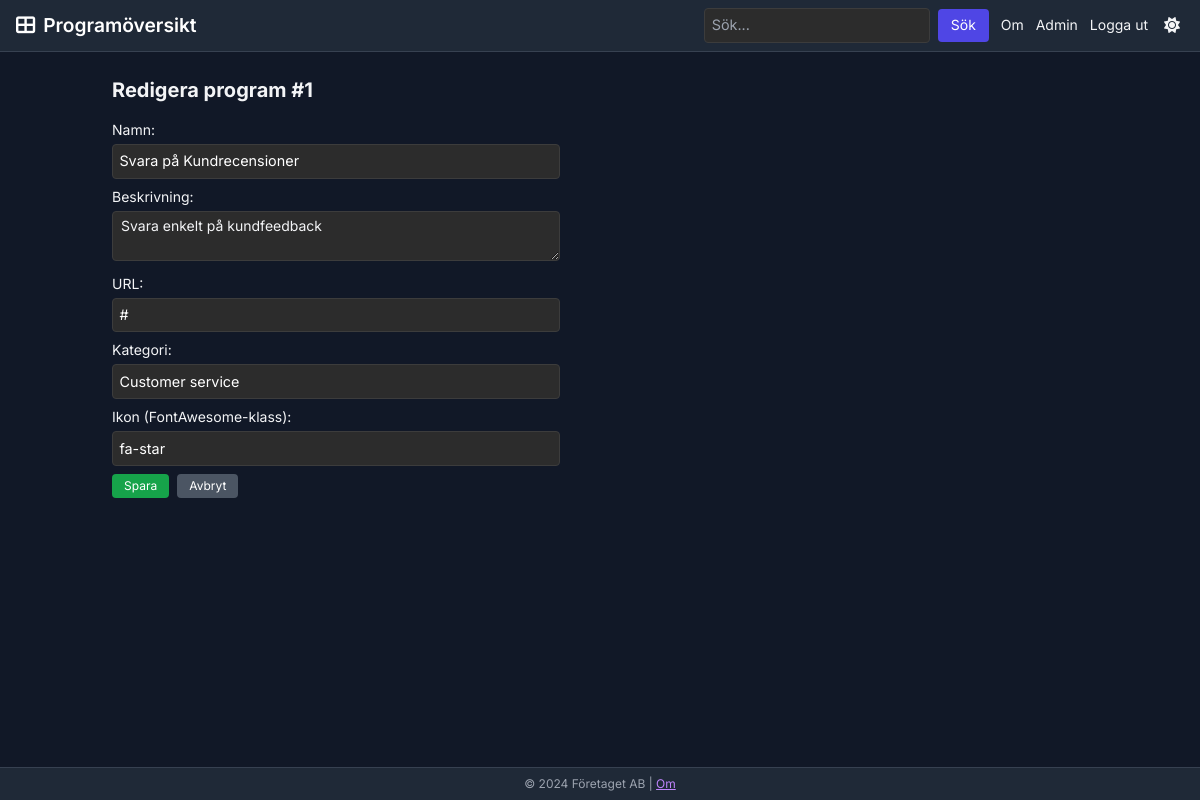
Screenshot of /admin/edit/1 (signed in) with the database file from the repository.
### tables this page shows
CREATE TABLE programs (
            id INTEGER PRIMARY KEY AUTOINCREMENT,
            name TEXT NOT NULL,
            description TEXT,
            url TEXT,
            category TEXT,
            icon TEXT
        );

### app.py (the view)
@app.route('/admin/edit/<int:program_id>', methods=['GET', 'POST'])
def admin_edit(program_id):
    conn = get_db_connection()
    if request.method == 'POST':
        name = request.form.get('name', '').strip()
        description = request.form.get('description', '').strip()
        url = request.form.get('url', '').strip()
        category = request.form.get('category', '').strip()
        icon = request.form.get('icon', '').strip()
        conn.execute('UPDATE programs SET name = ?, description = ?, url = ?, category = ?, icon = ? WHERE id = ?',
                     (name, description, url, category, icon, program_id))
        conn.commit()
        conn.close()
        return redirect(url_for('admin'))
    else:
        row = conn.execute('SELECT id, name, description, url, category, icon FROM programs WHERE id = ?', (program_id,)).fetchone()
        conn.close()
        if row:
            prog = Program(id=row["id"], name=row["name"], description=row["description"], url=row["url"], category=row["category"], icon=row["icon"])
            return render_template('edit_program.html', program=prog)
        else:
            return redirect(url_for('admin'))

### app.py (called while the page is built)
def get_db_connection():
    conn = sqlite3.connect(DATABASE)
    conn.row_factory = sqlite3.Row
    return conn

@app.before_request
def require_login():
    open_endpoints = {'login', 'register', 'static'}
    if request.endpoint not in open_endpoints and 'user_id' not in session:
        return redirect(url_for('login'))

### templates/edit_program.html
{% extends "base.html" %}
{% block content %}
<h1 class="text-xl font-bold mb-4">Redigera program #{{ program.id }}</h1>
<form action="{{ url_for('admin_edit', program_id=program.id) }}" method="post" class="space-y-2 w-full max-w-md text-sm">
    <div>
        <label for="name" class="block mb-1">Namn:</label>
        <input type="text" id="name" name="name" value="{{ program.name }}" class="w-full rounded px-2 py-1 dark:bg-gray-700 dark:text-gray-100 text-sm" required>
    </div>
    <div>
        <label for="description" class="block mb-1">Beskrivning:</label>
        <textarea id="description" name="description" class="w-full rounded px-2 py-1 dark:bg-gray-700 dark:text-gray-100 text-sm" rows="2">{{ program.description }}</textarea>
    </div>
    <div>
        <label for="url" class="block mb-1">URL:</label>
        <input type="text" id="url" name="url" value="{{ program.url }}" class="w-full rounded px-2 py-1 dark:bg-gray-700 dark:text-gray-100 text-sm">
    </div>
    <div>
        <label for="category" class="block mb-1">Kategori:</label>
        <input type="text" id="category" name="category" value="{{ program.category }}" class="w-full rounded px-2 py-1 dark:bg-gray-700 dark:text-gray-100 text-sm">
    </div>
    <div>
        <label for="icon" class="block mb-1">Ikon (FontAwesome-klass):</label>
        <input type="text" id="icon" name="icon" value="{{ program.icon }}" class="w-full rounded px-2 py-1 dark:bg-gray-700 dark:text-gray-100 text-sm" placeholder="t.ex. fa-star">
    </div>
    <div class="flex space-x-2 mt-2">
        <button type="submit" class="bg-green-600 text-white px-3 py-1 rounded hover:bg-green-700 text-xs">Spara</button>
        <a href="{{ url_for('admin') }}" class="bg-gray-600 text-white px-3 py-1 rounded hover:bg-gray-700 text-xs">Avbryt</a>
    </div>
</form>
{% endblock %}

### static/css/custom.css (style rules this page uses)
body { background-color: #121212; color: #ffffff; font-family: 'Inter', sans-serif; margin: 0; padding: 0; }
a, .navbar-brand, .nav-link, .footer-text, .btn-link { color: #ffffff; transition: color 0.2s ease; }
button, .btn-link, .search-button { background-color: #4f46e5; color: #ffffff; border: none; padding: 0.4rem 0.8rem; border-radius: 4px; font-size: 0.9rem; cursor: pointer; transition: background-color 0.2s ease; }
input[type="search"], input[type="text"], textarea { background-color: #2c2c2c; color: #ffffff; border: 1px solid #3c3c3c; border-radius: 4px; padding: 0.4rem; width: 100%; font-size: 0.9rem; }

### rows the page displays
programs: id "1", name "Svara på Kundrecensioner", description "Svara enkelt på kundfeedback", url "#", category "Customer service", icon "fa-star"
